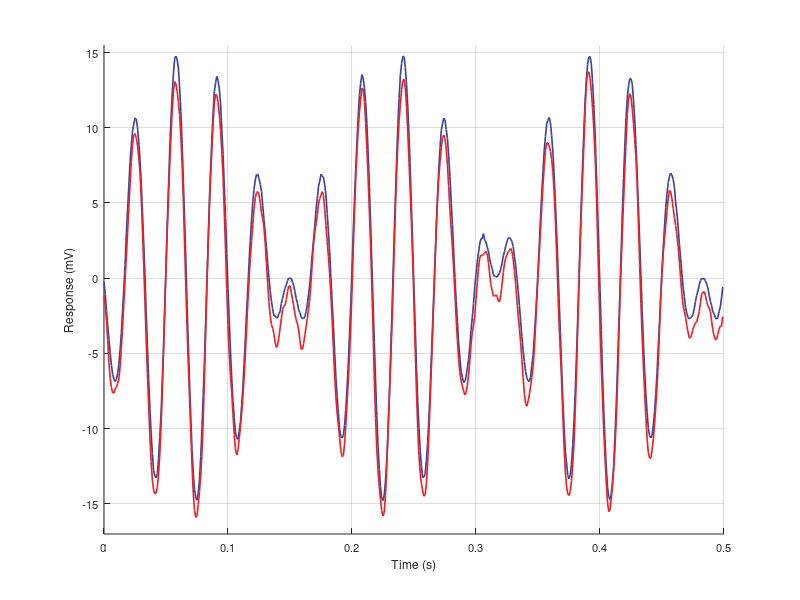

Write the MATLAB code that produced this figure. (Note: this script raises an error after producing the figure.)
close all
clear

input_curve = load('./data/Input_unknown.txt');
track_input = load('./data/KF_track_in.txt');
time_axis = linspace(0, (length(input_curve)-1)*1e-3, length(input_curve));

% Convert the hexadecimal color code to RGB values
track_color = [237, 33, 41] / 255; % RGB values for #ED2129
input_color = [0.23, 0.27, 0.61];
figure('Units', 'centimeters', 'Position', [2, 2, 10, 6]); % Adjust the figure size and position

hold on; % Enable holding multiple plots in the same figure
plot(time_axis, input_curve, 'Color', input_color, 'LineWidth', 1.5); % Plot the input_curve with a linewidth of 2
plot(time_axis, track_input, 'Color', track_color, 'LineWidth', 1.5); % Plot the track_input with a linewidth of 2
hold off; % Disable holding multiple plots

% Add labels and title to the plot
xlabel('Time (s)', 'FontSize', 10); % Adjust font size
ylabel('Response (mV)', 'FontSize', 10); % Adjust font size
%title('Unknown Input Curve and Track Input', 'FontSize', 12); % Adjust font size and style

% Add grid to the plot
grid on;

% Set y-axis limits
ylim([-17, 15.5]);

% Adjust the legend position
%legend('Input Curve', 'Track Input', 'Location', 'best');
%legend('boxoff');

% Adjust the tick labels font size
set(gca, 'FontSize', 8);

% Adjust the line widths for better visibility in print
set(findobj(gca, 'Type', 'Line'), 'LineWidth', 1.2);

% Adjust the axes properties
ax = gca;
ax.LineWidth = 0.8;
ax.Box = 'on';

% Save the figure as a high-resolution image for the scientific paper
print('plot_track_dynamic_input', '-dpng', '-r600'); % Specify the desired image format and resolution
